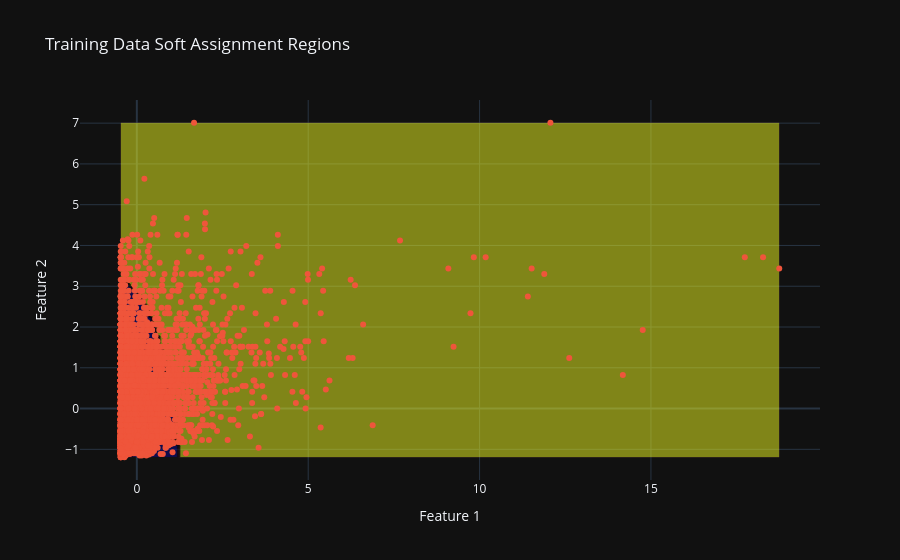

Notebook source saved alongside this figure:
### Code cell
fig2 = segmenter.contour_assignment_plot(
    X_train,
    "Training Data Soft Assignment Regions"
)

fig2.show()

### Figure 1 — Plotly figure (JSON) as saved in the notebook; plotly's stock layout.template omitted (floating-point values rounded to 4 significant figures; data arrays with more than 128 entries replaced by an {"elided": "..."} marker saying what was removed)
{"data": [{"opacity": 0.5, "showscale": false, "x": {"elided": "200 float values"}, "y": {"elided": "200 float values"}, "z": {"elided": "200x200 int values"}, "type": "contour"}, {"marker": {"size": 6}, "mode": "markers", "name": "Observations", "text": {"elided": "7159 str values"}, "x": {"elided": "7159 float values"}, "y": {"elided": "7159 float values"}, "type": "scatter"}], "layout": {"title": {"text": "Training Data Soft Assignment Regions"}, "xaxis": {"title": {"text": "Feature 1"}}, "yaxis": {"title": {"text": "Feature 2"}}}}
